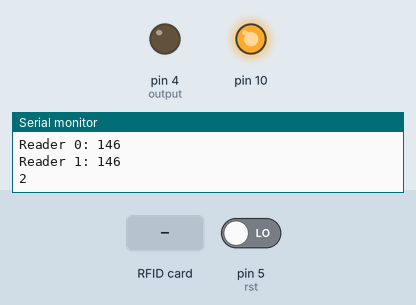
Simulated run of this sketch. Board: Arduino Uno, built with avr-gcc and run on an emulated ATmega328P. On the bench: output pins drawn as LEDs (lit = HIGH), the last lines printed to the serial monitor. Dashed ring = blinking. Inputs (shaded band) come from the test bench; at power-on: pin 5 (rst) LOW. Pins used as bus, display or sensor lines are not drawn.

Above: at 1.3 s.
1.4 s: RFID card A6 8E 5E 8E held to the reader
2.9 s: RFID card 5E 7A 19 C4 held to the reader
At 3.11 s:
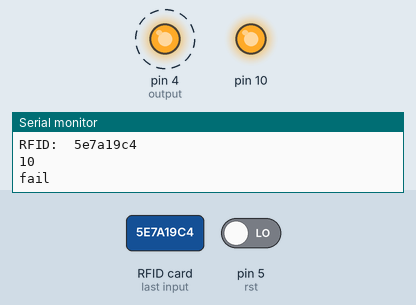
Timing chart, 0 to 6.0 s (numbered marks = the images above; inputs shaded):
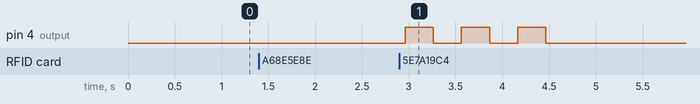

The sketch:

radCard-radPlace.ino
```cpp
/**
  *
 * Typical pin layout used:
 * -----------------------------------------------------------------------------------------
 *             MFRC522      Arduino       Arduino   Arduino    Arduino          Arduino
 *             Reader/PCD   Uno/101       Mega      Nano v3    Leonardo/Micro   Pro Micro
 * Signal      Pin          Pin           Pin       Pin        Pin              Pin
 * -----------------------------------------------------------------------------------------
 * RST/Reset   RST          9             5         D9         RESET/ICSP-5     RST
 * SPI SS 1    SDA(SS)      ** custom, take a unused pin, only HIGH/LOW required **
 * SPI SS 2    SDA(SS)      ** custom, take a unused pin, only HIGH/LOW required **
 * SPI MOSI    MOSI         11 / ICSP-4   51        D11        ICSP-4           16
 * SPI MISO    MISO         12 / ICSP-1   50        D12        ICSP-1           14
 * SPI SCK     SCK          13 / ICSP-3   52        D13        ICSP-3           15
 *
 */

/*  Wiring up the RFID Readers ***
 *  RFID readers based on the Mifare RC522 like this one:  http://amzn.to/2gwB81z
 *  get wired up like this:
 *
 *  RFID pin    Arduino pin (above)
 *  _________   ________
 *  SDA          SDA - each RFID board needs its OWN pin on the arduino
 *  SCK          SCK - all RFID boards connect to this one pin
 *  MOSI         MOSI - all RFID boards connect to this one pin
 *  MISO         MISO - all RFID boards connect to this one pin
 *  IRQ          not used
 *  GND          GND - all RFID connect to GND
 *  RST          RST - all RFID boards connect to this one pin
 *  3.3V         3v3 - all RFID connect to 3.3v for power supply
 *
 */

/* SPI pin of each reader
 * SPI SS 1    SDA(SS)      2
 * SPI SS 2    SDA(SS)      3
 * SPI SS 3    SDA(SS)      4
 * SPI SS 4    SDA(SS)      5
 * SPI SS 5    SDA(SS)      6
 * SPI SS 6    SDA(SS)      7
 * SPI SS 7    SDA(SS)      8
*/


#include <SPI.h>
#include <MFRC522.h>

#define RST_PIN         9          // Configurable, see typical pin layout above

//each SS_x_PIN variable indicates the unique SS pin for another RFID reader
#define SS_1_PIN        2         // Configurable, take a unused pin, only HIGH/LOW required, must be diffrent to SS 2
#define SS_2_PIN        3          // Configurable, take a unused pin, only HIGH/LOW required, must be diffrent to SS 1
#define SS_3_PIN        4
#define SS_4_PIN        5
#define SS_5_PIN        6
#define SS_6_PIN        7
#define SS_7_PIN        8


//must have one SS_x_PIN for each reader connected
#define MAX_NR_OF_READERS   2

//indicater of light
#define indicater1 2
#define indicater2 3
#define output 4

//reset button
#define rst 5
int lastButtonState = LOW;   // the previous reading from the input pin
int buttonState;             // the current reading from the input pin

byte ssPins[7] = {SS_1_PIN, SS_2_PIN, SS_3_PIN, SS_4_PIN, SS_5_PIN, SS_6_PIN, SS_7_PIN};

MFRC522 mfrc522[MAX_NR_OF_READERS];   // Create MFRC522 instance.
String read_rfid;


//this is the pin the relay is on, change as needed for your code
int NoCardCnt = 0;
int NR_OF_READERS = 0;
int currentSequence[MAX_NR_OF_READERS];
int cardCount = 0;

// *************customized***************

int targetSequence[] = {1,2};
int indicaters[] = {indicater1, indicater2};

String cardstr[] = {"a68e5e8e", "46ec294"};
// String card1str = "a68e5e8e";
// String card2str = "46ec294";


/**
 * Initialize.
 */
void setup() {
  pinMode(indicater1, OUTPUT);
  pinMode(indicater2, OUTPUT);
  pinMode(output, OUTPUT);

  pinMode(rst, INPUT);


  digitalWrite(indicater1, LOW);
  digitalWrite(indicater2, LOW);
  digitalWrite(output, LOW);


  Serial.begin(9600); // Initialize serial communications with the PC
  while (!Serial);    // Do nothing if no serial port is opened (added for Arduinos based on ATMEGA32U4)

  SPI.begin();        // Init SPI bus

  for (uint8_t reader = 0; reader < MAX_NR_OF_READERS; reader++) {
    mfrc522[reader].PCD_Init(ssPins[reader], RST_PIN); // Init each MFRC522 card
    Serial.print(F("Reader "));
    Serial.print(reader);
    Serial.print(F(": "));
    int ver = mfrc522[reader].PCD_ReadRegister(mfrc522[reader].VersionReg);
    Serial.println(ver);
    if (ver != 0) {
      NR_OF_READERS = NR_OF_READERS+1;
    }
  }
  Serial.print(NR_OF_READERS);


}

/**
 * Main loop.
 */
void loop() {

  int buttonReading = digitalRead(rst);
//    Serial.println(buttonReading);

  debounce(buttonReading);

//  Serial.println(buttonState);

  if(buttonState){
    reset();
  }

  if (NoCardCnt > 150){
    reset();
  }

  for (uint8_t reader = 0; reader < NR_OF_READERS; reader++) {
    // Look for new cards

    if (mfrc522[reader].PICC_IsNewCardPresent() && mfrc522[reader].PICC_ReadCardSerial()) {
      cardCount = cardCount + 1;

      dump_byte_array(mfrc522[reader].uid.uidByte, mfrc522[reader].uid.size);

      // currentSequence[cardCount-1] = reader+1;
      int readIndex = 0;
      for (int i=0; i<NR_OF_READERS; i++) {
         if (read_rfid == cardstr[i]) {
           readIndex = i+1;
           currentSequence[cardCount-1] = readIndex;

           break;
         }
      }

      showCurrentSequence();

      digitalWrite(indicaters[reader], HIGH);


      Serial.print(F("Reader: "));
      Serial.println(reader);
      // Show some details of the PICC (that is: the tag/card)
      Serial.print(F("RFID:  "));
      Serial.println(read_rfid);


      // Halt PICC
      mfrc522[reader].PICC_HaltA();
      // Stop encryption on PCD
      mfrc522[reader].PCD_StopCrypto1();

    }
    else{
      NoCardCnt = NoCardCnt + 1;
      delay(50);
    }


    if(cardCount == NR_OF_READERS){
      showCurrentSequence();
      if(checkSequence(targetSequence, currentSequence)){
        passAction();
      }else{
        failAction();
      }
    }

  }

  lastButtonState = buttonReading;

}


void dump_byte_array(byte *buffer, byte bufferSize) {
  read_rfid = "";
  for (byte i = 0; i < bufferSize; i++) {
    read_rfid = read_rfid  + String(buffer[i], HEX);
  }
}


void reset(){
  digitalWrite(indicater1, LOW);
  digitalWrite(indicater2, LOW);
  digitalWrite(output, LOW);
  cardCount = 0;
  NoCardCnt = 0;
  for (int i = 0; i < NR_OF_READERS; i++)
  {
    currentSequence[i] = 0;
  }
}

boolean checkSequence(int target[], int current[]){
    if (sizeof(target) != sizeof(current))
    {
      return false;
    }else{
      for (int i = 0; i < sizeof(current); i++) {
        if (target[i]!=current[i])
        {
          return false;
        }
      }
      return true;
    }
}

void showCurrentSequence(){
  for (int i = 0; i < NR_OF_READERS; i++){
        Serial.print(currentSequence[i]);
      }
  Serial.println();
}

void passAction(){
  reset();
  Serial.println("pass");
  digitalWrite(output, HIGH);
  delay(2000); // delay 2 sec
  reset();
}

void failAction(){
  reset();
  Serial.println("fail");
  for (int i = 0; i < 3; ++i)
  {
    digitalWrite(output, HIGH);
    delay(300);
    digitalWrite(output, LOW);
    delay(300);
  }
  reset();

}

void debounce(int reading){
  unsigned long lastDebounceTime = 0;  // the last time the output pin was toggled
  unsigned long debounceDelay = 20;    // the debounce time; increase if the output flickers

    // If the switch changed, due to noise or pressing:
  if (reading != lastButtonState) {
    // reset the debouncing timer
    lastDebounceTime = millis();
  }

  if ((millis() - lastDebounceTime) > debounceDelay) {
    // whatever the reading is at, it's been there for longer than the debounce
    // delay, so take it as the actual current state:

    // if the button state has changed:
    if (reading != buttonState) {
      buttonState = reading;


    }
  }

}
```

Measured:
- after the input at 2.9 s, pin 4 (output): alternates HIGH for 0.30 s and LOW for 0.30 s, 6 changes in all, then stays LOW, starting after 0.06 s
